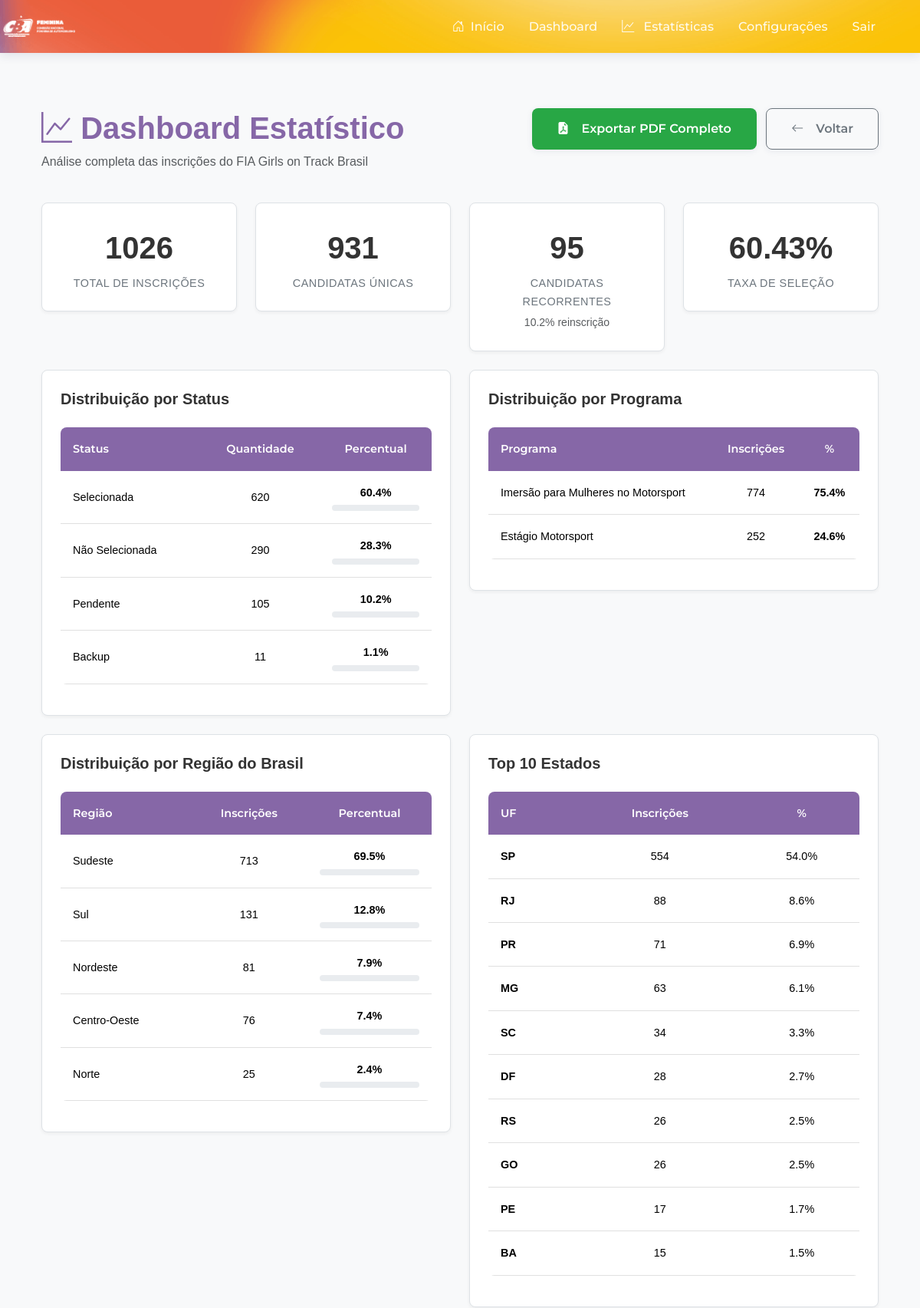
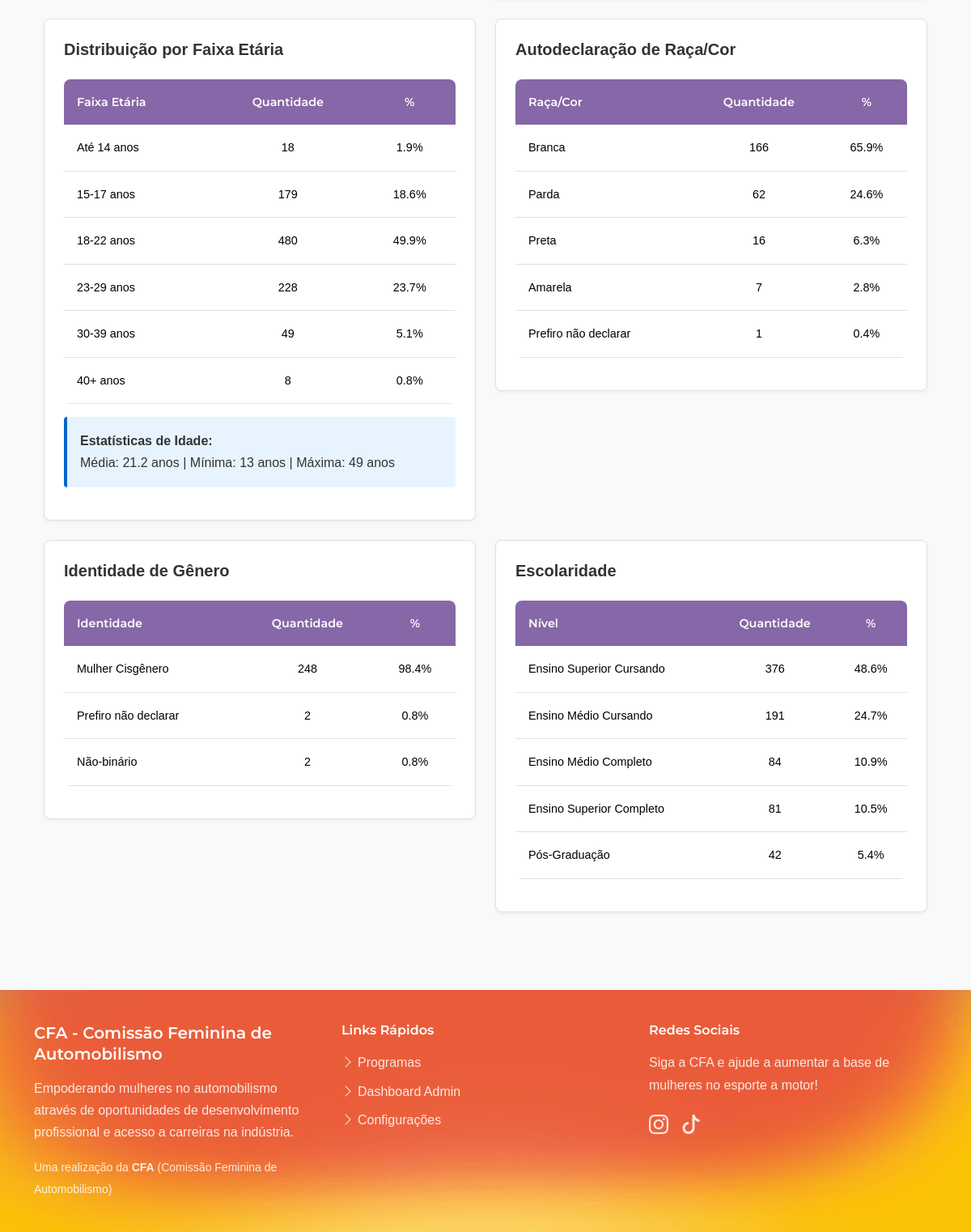
The app's page /admin/estatisticas (signed in) with its own data (2 pictures, top to bottom).
### app.py (models this page shows)
class Programa(db.Model):
    __tablename__ = 'programas'
    id = db.Column(db.Integer, primary_key=True)
    nome = db.Column(db.String(120), nullable=False)
    slug = db.Column(db.String(120), unique=True, nullable=False)
    descricao_curta = db.Column(db.String(250), nullable=True)
    descricao = db.Column(db.Text, nullable=True)
    data_abertura = db.Column(db.Date, nullable=True)
    data_fechamento = db.Column(db.Date, nullable=True)
    ativo = db.Column(db.Boolean, default=True)
    imagem_filename = db.Column(db.String(255), nullable=True)
    criado_em = db.Column(db.DateTime, default=datetime.utcnow)
    atualizado_em = db.Column(db.DateTime, default=datetime.utcnow, onupdate=datetime.utcnow)
    avisos = db.relationship('Aviso', backref='programa', lazy=True)
    inscricoes = db.relationship('Inscricao', backref='programa', lazy=True)

class Inscricao(db.Model):
    __tablename__ = 'inscricoes'
    id = db.Column(db.Integer, primary_key=True)
    nome = db.Column(db.String(200), nullable=False)
    email = db.Column(db.String(200), nullable=False)
    telefone = db.Column(db.String(50), nullable=False)
    estado = db.Column(db.String(2), nullable=False)
    ano_inscricao = db.Column(db.Integer, default=lambda: datetime.now().year, nullable=False)
    campos_extras = db.Column(db.JSON, nullable=True)
    palestras_selecionadas = db.Column(db.JSON, nullable=True)
    presenca_palestras = db.Column(db.JSON, nullable=True)
    foto_filename = db.Column(db.String(255), nullable=True)
    curriculo_filename = db.Column(db.String(255), nullable=True)
    termo_responsabilidade_filename = db.Column(db.String(255), nullable=True)
    programa_id = db.Column(db.Integer, db.ForeignKey('programas.id'), nullable=False)
    status = db.Column(db.String(20), default='pendente', nullable=False)
    criado_em = db.Column(db.DateTime, default=datetime.utcnow)
    atualizado_em = db.Column(db.DateTime, default=datetime.utcnow, onupdate=datetime.utcnow)
    certificado_enviado = db.Column(db.Boolean, default=False, nullable=False)

### app.py (the view)
@app.route('/admin/estatisticas')
def admin_estatisticas():
    if not is_admin_logged_in():
        return redirect(url_for('admin_login'))
    stats = gerar_estatisticas_completas()
    if not stats:
        flash('Não há dados suficientes para gerar estatísticas.', 'warning')
        return redirect(url_for('admin_dashboard'))
    stats['top_estados'] = list(stats['por_estado'].items())[:10]
    return render_template('admin_estatisticas.html', stats=stats)

### templates/admin_estatisticas.html (shortened to what this page needs)
{% extends "base.html" %}
{% block content %}
<div class="container-fluid py-4">
    <div class="row mb-4">
        <div class="col">
            <h1 class="mb-1"><i class="bi bi-graph-up"></i> Dashboard Estatístico</h1>
            <p class="text-muted">Análise completa das inscrições do FIA Girls on Track Brasil</p>
        </div>
        <div class="col-auto">
            <a href="{{ url_for('admin_exportar_estatisticas_pdf') }}" class="btn btn-export">
                <i class="bi bi-file-earmark-pdf-fill me-2"></i>Exportar PDF Completo
            </a>
            <a href="{{ url_for('admin_dashboard') }}" class="btn btn-outline-secondary ms-2">
                <i class="bi bi-arrow-left me-2"></i>Voltar
            </a>
        </div>
    </div>
    <div class="row">
        <div class="col-md-3">
            <div class="stat-card text-center">
                <div class="stat-number">{{ stats.total_geral }}</div>
                <div class="stat-label">Total de Inscrições</div>
            </div>
        </div>
        <div class="col-md-3">
            <div class="stat-card text-center">
                <div class="stat-number">{{ stats.candidatas_unicas }}</div>
                <div class="stat-label">Candidatas Únicas</div>
            </div>
        </div>
        <div class="col-md-3">
            <div class="stat-card text-center">
                <div class="stat-number">{{ stats.candidatas_recorrentes }}</div>
                <div class="stat-label">Candidatas Recorrentes</div>
                <small class="text-muted">{{ "%.1f"|format((stats.candidatas_recorrentes / stats.candidatas_unicas * 100) if stats.candidatas_unicas > 0 else 0) }}% reinscrição</small>
            </div>
        </div>
        <div class="col-md-3">
            <div class="stat-card text-center">
                <div class="stat-number">{{ stats.taxa_selecao }}%</div>
                <div class="stat-label">Taxa de Seleção</div>
            </div>
        </div>
    </div>
    <div class="row">
        <div class="col-lg-6">
            <div class="stat-card">
                <h3>Distribuição por Status</h3>
                <table class="table table-stats table-hover">
                    <thead>
                        <tr>
                            <th>Status</th>
                            <th class="text-center">Quantidade</th>
                            <th class="text-center">Percentual</th>
                        </tr>
                    </thead>
                    <tbody>
                        {% for status, qtd in stats.por_status.items() %}
                        <tr>
                            <td>{{ status }}</td>
                            <td class="text-center">{{ qtd }}</td>
                            <td class="text-center">
                                <strong>{{ "%.1f"|format((qtd / stats.total_geral * 100)) }}%</strong>
                                <div class="progress mt-1" style="height: 8px;">
                                    <div class="progress-bar progress-bar-custom" style="width: {{ (qtd / stats.total_geral * 100) }}%"></div>
                                </div>
                            </td>
                        </tr>
                        {% endfor %}
                    </tbody>
                </table>
            </div>
        </div>
        <div class="col-lg-6">
            <div class="stat-card">
                <h3>Distribuição por Programa</h3>
                <table class="table table-stats table-hover">
                    <thead>
                        <tr>
                            <th>Programa</th>
                            <th class="text-center">Inscrições</th>
                            <th class="text-center">%</th>
                        </tr>
                    </thead>
                    <tbody>
                        {% for programa, qtd in stats.por_programa.items() %}
                        <tr>
                            <td>{{ programa[:35] }}</td>
                            <td class="text-center">{{ qtd }}</td>
                            <td class="text-center">
                                <strong>{{ "%.1f"|format((qtd / stats.total_geral * 100)) }}%</strong>
                            </td>
                        </tr>
                        {% endfor %}
                    </tbody>
                </table>
            </div>
        </div>
    </div>
    <div class="row">
        <div class="col-lg-6">
            <div class="stat-card">
                <h3>Distribuição por Região do Brasil</h3>
                <table class="table table-stats table-hover">
                    <thead>
                        <tr>
                            <th>Região</th>
                            <th class="text-center">Inscrições</th>
                            <th class="text-center">Percentual</th>
                        </tr>
                    </thead>
                    <tbody>
                        {% for regiao, qtd in stats.por_regiao.items() %}
                        <tr>
                            <td>{{ regiao }}</td>
                            <td class="text-center">{{ qtd }}</td>
                            <td class="text-center">
                                <strong>{{ "%.1f"|format((qtd / stats.total_geral * 100)) }}%</strong>
                                <div class="progress mt-1" style="height: 8px;">
                                    <div class="progress-bar progress-bar-custom" style="width: {{ (qtd / stats.total_geral * 100) }}%"></div>
                                </div>
                            </td>
                        </tr>
                        {% endfor %}
                    </tbody>
                </table>
            </div>
        </div>
        <div class="col-lg-6">
            <div class="stat-card">
                <h3>Top 10 Estados</h3>
                <table class="table table-stats table-hover">
                    <thead>
                        <tr>
                            <th>UF</th>
                            <th class="text-center">Inscrições</th>
                            <th class="text-center">%</th>
                        </tr>
                    </thead>
                    <tbody>
                        {% for estado, qtd in stats.top_estados %}
                        <tr>
                            <td><strong>{{ estado }}</strong></td>
                            <td class="text-center">{{ qtd }}</td>
                            <td class="text-center">{{ "%.1f"|format((qtd / stats.total_geral * 100)) }}%</td>
                        </tr>
                        {% endfor %}
                    </tbody>
                </table>
            </div>
        </div>
    </div>
    {% if stats.por_faixa_etaria %}
    <div class="row">
        <div class="col-lg-6">
            <div class="stat-card">
                <h3>Distribuição por Faixa Etária</h3>
                {% set total_idade = stats.por_faixa_etaria.values()|sum %}
                <table class="table table-stats table-hover">
                    <thead>
                        <tr>
                            <th>Faixa Etária</th>
                            <th class="text-center">Quantidade</th>
                            <th class="text-center">%</th>
                        </tr>
                    </thead>
                    <tbody>
                        {% set ordem_faixas = ['Até 14 anos', '15-17 anos', '18-22 anos', '23-29 anos', '30-39 anos', '40+ anos'] %}
                        {% for faixa in ordem_faixas %}
                            {% if faixa in stats.por_faixa_etaria %}
                            <tr>
                                <td>{{ faixa }}</td>
                                <td class="text-center">{{ stats.por_faixa_etaria[faixa] }}</td>
                                <td class="text-center">{{ "%.1f"|format((stats.por_faixa_etaria[faixa] / total_idade * 100)) }}%</td>
                            </tr>
                            {% endif %}
                        {% endfor %}
                    </tbody>
                </table>
                {% if stats.idades %}
                <div class="highlight-box">
                    <strong>Estatísticas de Idade:</strong><br>
                    Média: {{ "%.1f"|format(stats.idades|sum / stats.idades|length) }} anos |
                    Mínima: {{ stats.idades|min }} anos |
                    Máxima: {{ stats.idades|max }} anos
                </div>
                {% endif %}
            </div>
        </div>
        {% if stats.por_cor %}
        <div class="col-lg-6">
            <div class="stat-card">
                <h3>Autodeclaração de Raça/Cor</h3>
                {% set total_cor = stats.por_cor.values()|sum %}
                <table class="table table-stats table-hover">
                    <thead>
                        <tr>
                            <th>Raça/Cor</th>
                            <th class="text-center">Quantidade</th>
                            <th class="text-center">%</th>
                        </tr>
                    </thead>
                    <tbody>
                        {% for cor, qtd in stats.por_cor.items()|sort(attribute='1', reverse=True) %}
                        <tr>
                            <td>{{ cor }}</td>
                            <td class="text-center">{{ qtd }}</td>
                            <td class="text-center">{{ "%.1f"|format((qtd / total_cor * 100)) }}%</td>
                        </tr>
                        {% endfor %}
                    </tbody>
                </table>
            </div>
        </div>
        {% endif %}
    </div>
    {% endif %}
    <div class="row">
        {% if stats.por_identidade_genero %}
        <div class="col-lg-6">
            <div class="stat-card">
                <h3>Identidade de Gênero</h3>
                {% set total_genero = stats.por_identidade_genero.values()|sum %}
                <table class="table table-stats table-hover">
                    <thead>
                        <tr>
                            <th>Identidade</th>
                            <th class="text-center">Quantidade</th>
                            <th class="text-center">%</th>
                        </tr>
                    </thead>
                    <tbody>
                        {% for genero, qtd in stats.por_identidade_genero.items()|sort(attribute='1', reverse=True) %}
                        <tr>
                            <td>{{ genero }}</td>
                            <td class="text-center">{{ qtd }}</td>
                            <td class="text-center">{{ "%.1f"|format((qtd / total_genero * 100)) }}%</td>
                        </tr>
                        {% endfor %}
                    </tbody>
                </table>
            </div>
        </div>
        {% endif %}
        {% if stats.por_escolaridade %}
        <div class="col-lg-6">
            <div class="stat-card">
                <h3>Escolaridade</h3>
                {% set total_escolaridade = stats.por_escolaridade.values()|sum %}
                <table class="table table-stats table-hover">
                    <thead>
                        <tr>
                            <th>Nível</th>
                            <th class="text-center">Quantidade</th>
                            <th class="text-center">%</th>
                        </tr>
                    </thead>
                    <tbody>
                        {% for nivel, qtd in stats.por_escolaridade.items()|sort(attribute='1', reverse=True) %}
                        <tr>
                            <td>{{ nivel }}</td>
                            <td class="text-center">{{ qtd }}</td>
                            <td class="text-center">{{ "%.1f"|format((qtd / total_escolaridade * 100)) }}%</td>
                        </tr>
                        {% endfor %}
                    </tbody>
                </table>
            </div>
        </div>
        {% endif %}
    </div>
</div>
{% endblock %}

### records on screen
Programa: nome "Imersão para Mulheres no Motorsport", qtd "774", total_geral "75.4"
Programa: nome "Estágio Motorsport", qtd "252", total_geral "24.6"
Inscricao: estado "SP", qtd "554", total_geral "54.0"
Inscricao: estado "RJ", qtd "88", total_geral "8.6"
Inscricao: estado "PR", qtd "71", total_geral "6.9"
Inscricao: estado "MG", qtd "63", total_geral "6.1"
Inscricao: estado "SC", qtd "34", total_geral "3.3"
Inscricao: estado "DF", qtd "28", total_geral "2.7"
Inscricao: estado "RS", qtd "26", total_geral "2.5"
Inscricao: estado "GO", qtd "26", total_geral "2.5"
Inscricao: estado "PE", qtd "17", total_geral "1.7"
Inscricao: estado "BA", qtd "15", total_geral "1.5"

### other values on screen
{{ stats.total_geral }} "1026"
{{ stats.candidatas_unicas }} "931"
{{ stats.candidatas_recorrentes }} "95"
{{ stats.taxa_selecao }} "60.43"
{{ status }} "Selecionada" "Não Selecionada" "Pendente" "Backup"
{{ qtd }} "620" "290" "105" "11"
{{ "%.1f"|format((qtd / stats.total_geral * 100)) }} "60.4" "28.3" "10.2" "1.1"
{{ regiao }} "Sudeste" "Sul" "Nordeste" "Centro-Oeste" "Norte"
{{ qtd }} "713" "131" "81" "76" "25"
{{ "%.1f"|format((qtd / stats.total_geral * 100)) }} "69.5" "12.8" "7.9" "7.4" "2.4"
{{ faixa }} "Até 14 anos" "15-17 anos" "18-22 anos" "23-29 anos" "30-39 anos" "40+ anos"
{{ stats.por_faixa_etaria[faixa] }} "18" "179" "480" "228" "49" "8"
{{ "%.1f"|format((stats.por_faixa_etaria[faixa] / total_idade * 100)) }} "1.9" "18.6" "49.9" "23.7" "5.1" "0.8"
{{ "%.1f"|format(stats.idades|sum / stats.idades|length) }} "21.2"
{{ stats.idades|min }} "13"
